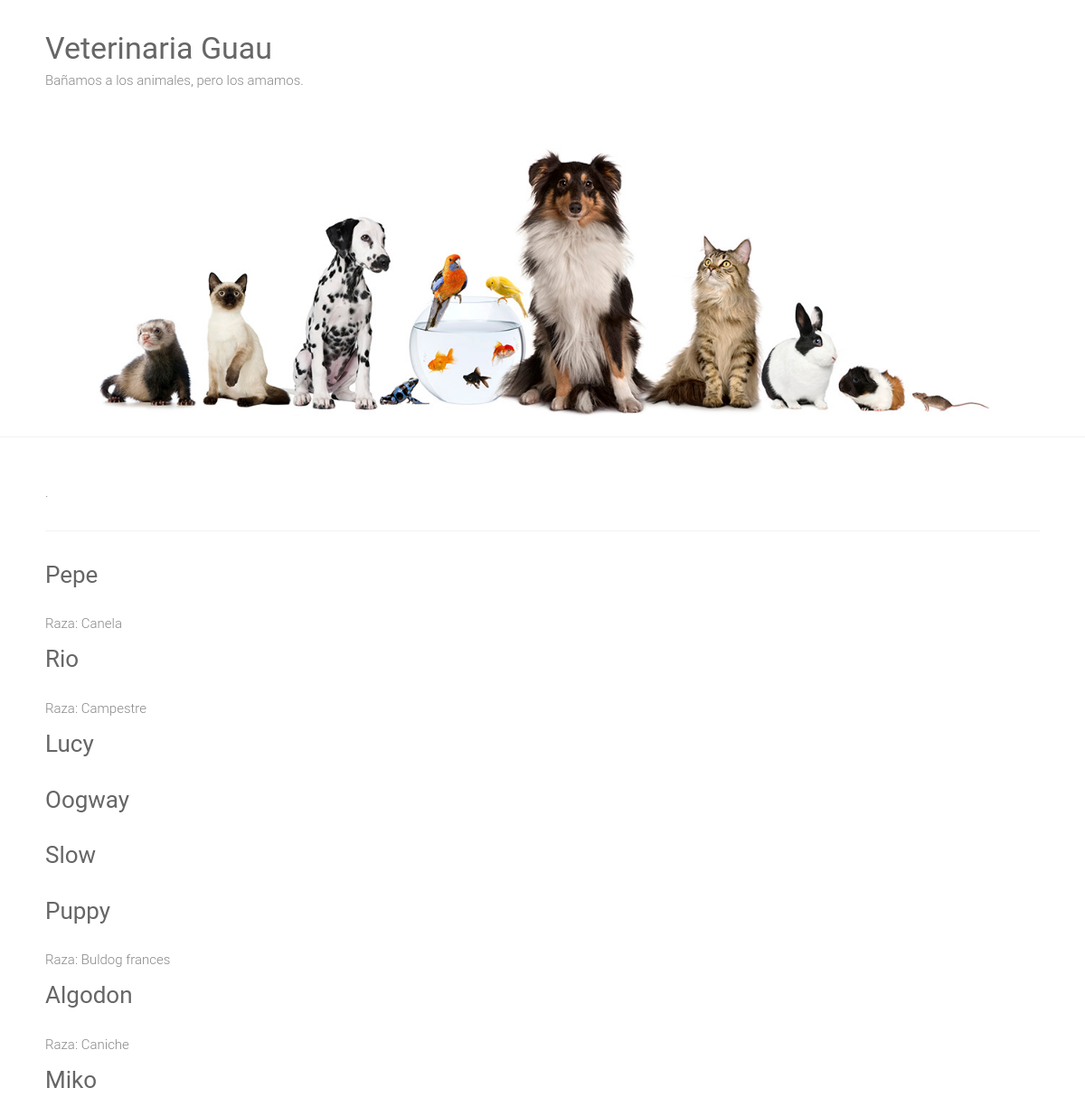
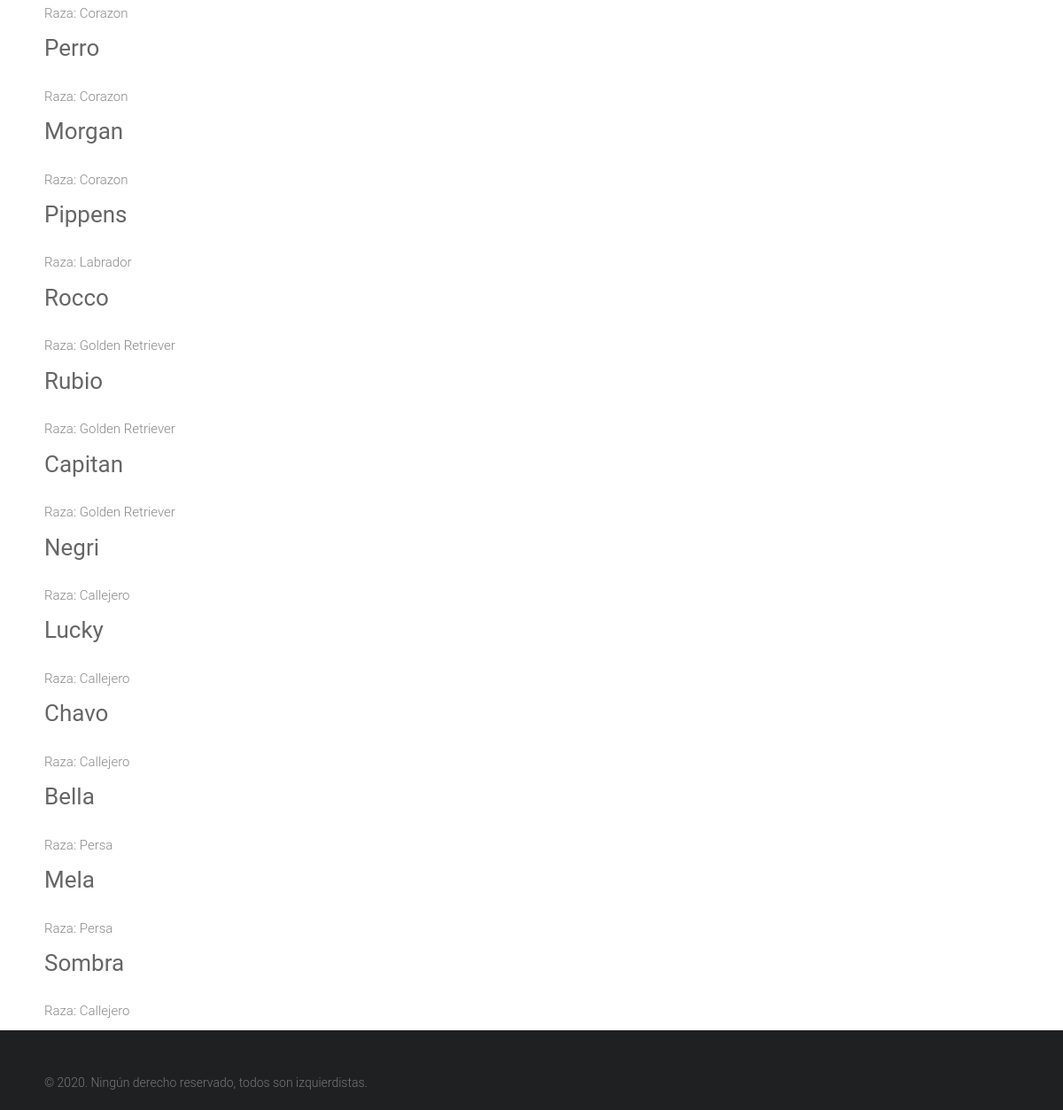
The page / on the database its author committed (2 pictures, top to bottom).
### mascotas/models.py (models this page shows)
class Mascota(models.Model):   # => Emula una Tabla de BD
    SEXO_OPCIONES = [('M','Macho'),('H','Hembra')]
    nombre=models.CharField(max_length=100) #=> Emulan las columnas de una tabla
    doctor=models.CharField(max_length=100)
    especie=models.CharField(max_length=30)
    raza=models.CharField(max_length=30, blank=True)
    descripcion=models.TextField()
    sexo=models.CharField(max_length=1, choices=SEXO_OPCIONES, blank=True)
    fecha=models.DateTimeField()
    edad=models.IntegerField(null=True)
    vacunas = models.ManyToManyField('Vacuna', blank=True)

### mascotas/views.py (the view)
# urls.py: 2. Add a URL to urlpatterns:  path('', views.home, name='home')
def home(request):
    pets = Mascota.objects.all()
    return render(request, 'home.html',{
        'mascotas':pets,
    })

### mascotas/templates/home.html (shortened to what this page needs)
{% extends "base.html" %}
{% block content %}
<div>
    {% for mascota in mascotas %}
        <div class="petname">
            <a href="{% url 'detalle_mascota' mascota.id %}">
            <h3>{{ mascota.nombre|capfirst }}</h3>
            </a>
            {% if mascota.raza %}
                <p>Raza: {{ mascota.raza }}</p>
            {% endif %}
        </div>
    {% endfor %}
</div>
{% endblock %}

### mascotas/templates/base.html (shortened to what this page needs)
{% load static %}
<html lang="es-ES">
    <head>
        <link rel="stylesheet" id="ample-style-css" href="{% static 'style.css' %}" type="text/css" media="all">
    </head>
    <body class="wide">
        <div id="page" class="hfeed site">
            <header>
                <div class="header">
                    <div class="main-head-wrap inner-wrap clearfix">
                        <div id="header-text" class="">
                            <h1 id="site-title">
                                <a href="/" title="Veterinaria Guau" rel="home">Veterinaria Guau</a>
                            </h1>
                            <p>Bañamos a los animales, pero los amamos.</p>
                        </div>
                    </div>
                    <img src="{% static 'images/header.jpg' %}" alt="Veterinaria">
                </div>
            </header>
            <div class="main-wrapper">
                <div class="single-page clearfix">
                    <div class="inner-wrap">
                        <p>.</p>
                        <hr>
                        <div>
                        {% block content %}
                        {% endblock %}
                        </div>
                    </div>
                </div>
            </div>
            <footer id="colophon">
                <div class="inner-wrap">
                    &copy; 2020. Ningún derecho reservado, todos son izquierdistas.
                </div>
            </footer>
        </div>
    </body>
</html>

### static/style.css (style rules this page uses)
html, body, div, span, applet, object, iframe, h1, h2, h3, h4, h5, h6, p, blockquote, pre, a, abbr, acronym, address, big, cite, code, del, dfn, em, font, ins, kbd, q, s, samp, small, strike, strong, sub, sup, tt, var, dl, dt, dd, ol, ul, li, fieldset, form, label, legend, table, caption, tbody, tfoot, thead, tr, th, td { border: 0; font: inherit; font-size: 100%; font-style: inherit; font-weight: inherit; margin: 0; outline: 0; padding: 0; vertical-align: baseline; }
html { overflow-y: scroll; -webkit-text-size-adjust: 100%; -ms-text-size-adjust: 100%; }
article, aside, details, figcaption, figure, footer, header, main, nav, section { display: block; }
h1, h2, h3, h4, h5, h6 { color: #666666; line-height: 1.4; padding-bottom: 15px; font-weight: normal; }
h1 { font-size: 30px; }
h3 { font-size: 26px; }
body, button, input, select, textarea { color: #888888; font-size: 15px; line-height: 1.5; font-family: 'Roboto', sans-serif; font-weight: 300; }
p { color: #888888; font-size: 15px; line-height: 1.5; margin-bottom: 15px; font-weight: 300; }
body { background: #f2f2f2; }
hr { border-color: #f2f2f2; border-style: solid none none; border-width: 1px 0 0; height: 0; margin: 30px 0; }
a { color: #80abc8; text-decoration: none; -webkit-transition: 0.25s ease-in-out; -moz-transition: 0.25s ease-in-out; transition: 0.25s ease-in-out; -ms-transition: 0.25s ease-in-out; -o-transition: 0.25s ease-in-out; }
img { max-width: 100%; height: auto; vertical-align: top; margin-bottom: 18px; }
.clearfix:after { visibility: hidden; display: block; font-size: 0; content: " "; clear: both; height: 0; }
.clearfix { display: inline-block; }
.clearfix { display: block; }
body { padding-top: 30px; padding-bottom: 30px; }
body.wide { padding-top: 0; padding-bottom: 0; }
#page { background-color: #ffffff; margin: 0 auto; max-width: 1180px; box-shadow: 0 1px 2px 0 rgba(0, 0, 0, 0.1); }
.wide #page { max-width: 100%; }
.inner-wrap { max-width: 1100px; margin: 0 auto; }
.main-head-wrap { padding: 30px 0; }
.header { border-bottom: 1px solid #f2f2f2; }
#header-text { float: left; padding-right: 20px; }
#site-title { padding-bottom: 0; }
#site-title a { color: #666666; font-size: 34px; }
.single-page { margin-top: 50px; }
.single-page p { margin-bottom: 10px; }
#colophon { font-size: 14px; clear: both; color: #777; background-color: #1f2021; overflow: hidden; padding: 50px 0 20px; }
#colophon, #colophon p { font-size: 14px; line-height: 1.4; }

### rows shown on the page
Mascota: nombre "Pepe", raza "Canela"
Mascota: nombre "Rio", raza "Campestre"
Mascota: nombre "Lucy"
Mascota: nombre "Oogway"
Mascota: nombre "Slow"
Mascota: nombre "Puppy", raza "Buldog frances"
Mascota: nombre "Algodon", raza "Caniche"
Mascota: nombre "Miko", raza "Corazon"
Mascota: nombre "Perro", raza "Corazon"
Mascota: nombre "Morgan", raza "Corazon"
Mascota: nombre "Pippens", raza "Labrador"
Mascota: nombre "Rocco", raza "Golden Retriever"
Mascota: nombre "Rubio", raza "Golden Retriever"
Mascota: nombre "Capitan", raza "Golden Retriever"
Mascota: nombre "Negri", raza "Callejero"
Mascota: nombre "Lucky", raza "Callejero"
Mascota: nombre "Chavo", raza "Callejero"
Mascota: nombre "Bella", raza "Persa"
Mascota: nombre "Mela", raza "Persa"
Mascota: nombre "Sombra", raza "Callejero"
